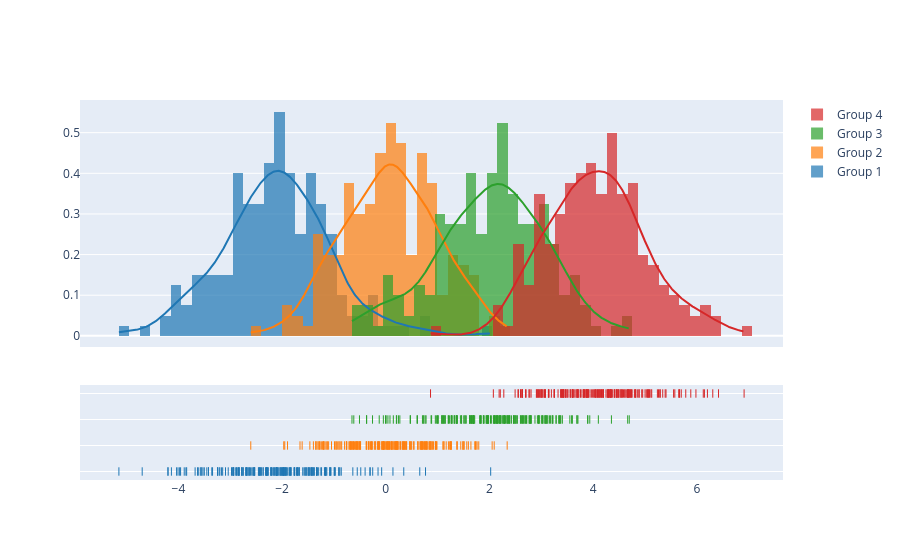

Notebook source saved alongside this figure:
### Code cell
import plotly.figure_factory as ff

# Add histogram data
x1 = np.random.randn(200) - 2
x2 = np.random.randn(200)
x3 = np.random.randn(200) + 2
x4 = np.random.randn(200) + 4

# Group data together
hist_data = [x1, x2, x3, x4]

group_labels = ['Group 1', 'Group 2', 'Group 3', 'Group 4']

# Create distplot with custom bin_size
fig = ff.create_distplot(hist_data, group_labels, bin_size=.2)
fig.show()

### Figure 1 — Plotly figure (JSON) as saved in the notebook; plotly's stock layout.template omitted (floating-point values rounded to 4 significant figures; data arrays with more than 128 entries replaced by an {"elided": "..."} marker saying what was removed)
{"data": [{"autobinx": false, "histnorm": "probability density", "legendgroup": "Group 1", "marker": {"color": "rgb(31, 119, 180)"}, "name": "Group 1", "opacity": 0.7, "type": "histogram", "x": {"elided": "200 float values"}, "xaxis": "x", "xbins": {"end": 2.022, "size": 0.2, "start": -5.147}, "yaxis": "y"}, {"autobinx": false, "histnorm": "probability density", "legendgroup": "Group 2", "marker": {"color": "rgb(255, 127, 14)"}, "name": "Group 2", "opacity": 0.7, "type": "histogram", "x": {"elided": "200 float values"}, "xaxis": "x", "xbins": {"end": 2.34, "size": 0.2, "start": -2.604}, "yaxis": "y"}, {"autobinx": false, "histnorm": "probability density", "legendgroup": "Group 3", "marker": {"color": "rgb(44, 160, 44)"}, "name": "Group 3", "opacity": 0.7, "type": "histogram", "x": {"elided": "200 float values"}, "xaxis": "x", "xbins": {"end": 4.694, "size": 0.2, "start": -0.6526}, "yaxis": "y"}, {"autobinx": false, "histnorm": "probability density", "legendgroup": "Group 4", "marker": {"color": "rgb(214, 39, 40)"}, "name": "Group 4", "opacity": 0.7, "type": "histogram", "x": {"elided": "200 float values"}, "xaxis": "x", "xbins": {"end": 6.909, "size": 0.2, "start": 0.8621}, "yaxis": "y"}, {"legendgroup": "Group 1", "marker": {"color": "rgb(31, 119, 180)"}, "mode": "lines", "name": "Group 1", "showlegend": false, "type": "scatter", "x": {"elided": "500 float values"}, "xaxis": "x", "y": {"elided": "500 float values"}, "yaxis": "y"}, {"legendgroup": "Group 2", "marker": {"color": "rgb(255, 127, 14)"}, "mode": "lines", "name": "Group 2", "showlegend": false, "type": "scatter", "x": {"elided": "500 float values"}, "xaxis": "x", "y": {"elided": "500 float values"}, "yaxis": "y"}, {"legendgroup": "Group 3", "marker": {"color": "rgb(44, 160, 44)"}, "mode": "lines", "name": "Group 3", "showlegend": false, "type": "scatter", "x": {"elided": "500 float values"}, "xaxis": "x", "y": {"elided": "500 float values"}, "yaxis": "y"}, {"legendgroup": "Group 4", "marker": {"color": "rgb(214, 39, 40)"}, "mode": "lines", "name": "Group 4", "showlegend": false, "type": "scatter", "x": {"elided": "500 float values"}, "xaxis": "x", "y": {"elided": "500 float values"}, "yaxis": "y"}, {"legendgroup": "Group 1", "marker": {"color": "rgb(31, 119, 180)", "symbol": "line-ns-open"}, "mode": "markers", "name": "Group 1", "showlegend": false, "type": "scatter", "x": {"elided": "200 float values"}, "xaxis": "x", "y": {"elided": "200 str values"}, "yaxis": "y2"}, {"legendgroup": "Group 2", "marker": {"color": "rgb(255, 127, 14)", "symbol": "line-ns-open"}, "mode": "markers", "name": "Group 2", "showlegend": false, "type": "scatter", "x": {"elided": "200 float values"}, "xaxis": "x", "y": {"elided": "200 str values"}, "yaxis": "y2"}, {"legendgroup": "Group 3", "marker": {"color": "rgb(44, 160, 44)", "symbol": "line-ns-open"}, "mode": "markers", "name": "Group 3", "showlegend": false, "type": "scatter", "x": {"elided": "200 float values"}, "xaxis": "x", "y": {"elided": "200 str values"}, "yaxis": "y2"}, {"legendgroup": "Group 4", "marker": {"color": "rgb(214, 39, 40)", "symbol": "line-ns-open"}, "mode": "markers", "name": "Group 4", "showlegend": false, "type": "scatter", "x": {"elided": "200 float values"}, "xaxis": "x", "y": {"elided": "200 str values"}, "yaxis": "y2"}], "layout": {"barmode": "overlay", "hovermode": "closest", "legend": {"traceorder": "reversed"}, "xaxis": {"anchor": "y2", "domain": [0.0, 1.0], "zeroline": false}, "yaxis": {"anchor": "free", "domain": [0.35, 1], "position": 0.0}, "yaxis2": {"anchor": "x", "domain": [0, 0.25], "dtick": 1, "showticklabels": false}}}
